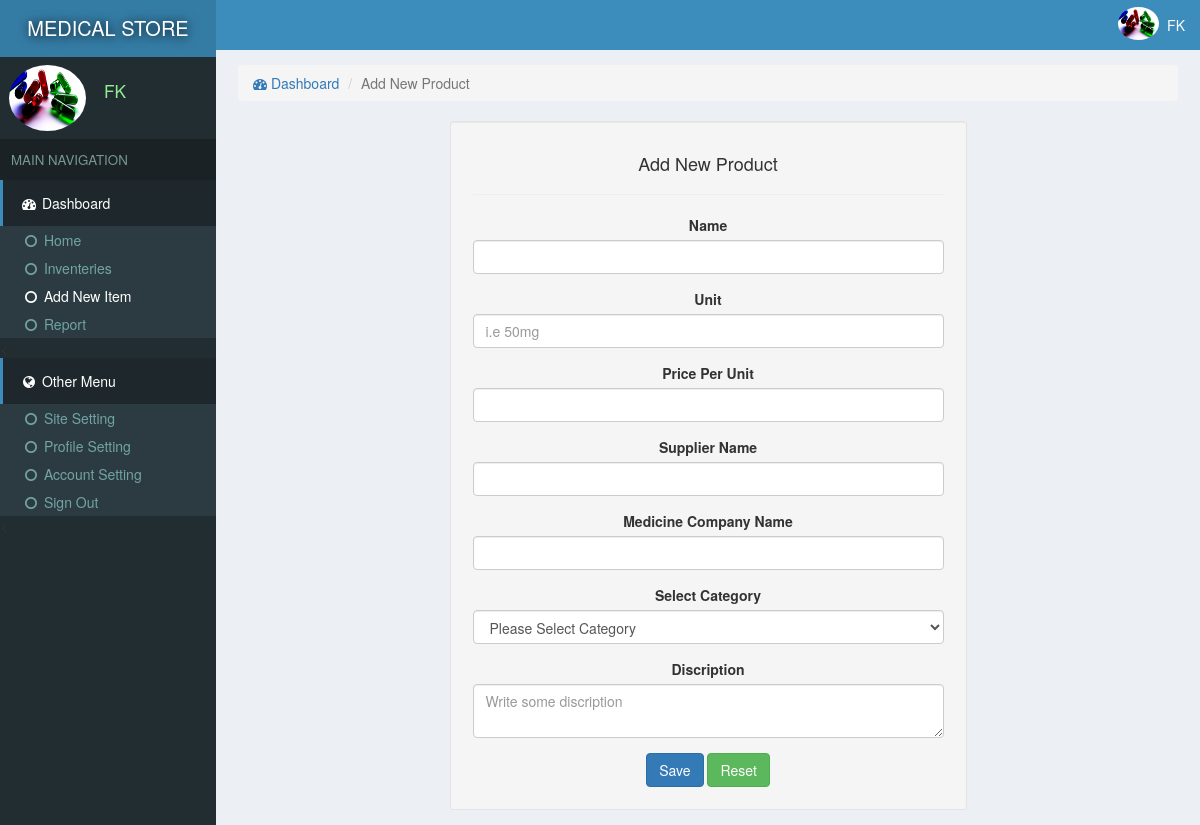
/addnew.php (signed in), run on the app's committed database.
### tables this page shows
CREATE TABLE `site` (
  `id` int(11) NOT NULL,
  `title` varchar(222) NOT NULL,
  `name` varchar(222) NOT NULL
);

CREATE TABLE `users` (
  `id` int(11) NOT NULL,
  `email` varchar(222) NOT NULL,
  `password` varchar(222) NOT NULL,
  `name` varchar(222) NOT NULL,
  `pic` varchar(222) NOT NULL,
  `number` varchar(222) NOT NULL,
  `date` timestamp NOT NULL DEFAULT current_timestamp()
);

### assets/function.php (called while the page is built, shortened)
<?php
function siteName()
{
	global $con;
	$array = $con->query("select * from site where id='1'");
	$row = $array->fetch_assoc();
	return $row['name'];
}
 ?>

### assets/db.php (called while the page is built, shortened)
<?php
    $con = new mysqli('localhost:3307','root','','medical');
    $array = $con->query("select * from users where id ='$_SESSION[userId]'");
    $user = $array->fetch_assoc();
?>

### addnew.php (the view, shortened to what this page needs)
<?php require "assets/function.php" ?>
<?php require 'assets/db.php';?>
<!DOCTYPE html>
<html>
<head>
  <?php require "assets/autoloader.php" ?>
</head>
<body style="background: #ECF0F5;padding:0;margin:0">
<div class="dashboard" style="position: fixed;width: 18%;height: 100%;background:#222D32">
  <div style="background:#357CA5;padding: 14px 3px;color:white;font-size: 15pt;text-align: center;text-shadow: 1px 1px 11px black">
    <a href="index.php" style="color: white;text-decoration: none;"><?php echo strtoupper(siteName()); ?> </a>
  </div>
  <div class="flex" style="padding: 3px 7px;margin:5px 2px;">
    <div><img src="photo/<?php echo $user['pic'] ?>" class='img-circle' style='width: 77px;height: 66px'></div>
    <div style="color:lightgreen;font-size: 13pt;padding: 14px 7px;margin-left: 11px;"><?php echo ucfirst($user['name']); ?></div>
  </div>
  <div style="background: #1A2226;font-size: 10pt;padding: 11px;color: #79978F">MAIN NAVIGATION</div>
  <div>
    <div style="background:#1E282C;color: white;padding: 13px 17px;border-left: 3px solid #3C8DBC;"><span><i class="fa fa-dashboard fa-fw"></i> Dashboard</span></div>
    <div class="item">
      <ul class="nostyle zero">
        <a href="index.php"><li ><i class="fa fa-circle-o fa-fw"></i> Home</li></a>
        <a href="inventeries.php"><li><i class="fa fa-circle-o fa-fw"></i> Inventeries</li></a>
       <a href="addnew.php"><li style="color: white"><i class="fa fa-circle-o fa-fw"></i> Add New Item</li></a>
        <a href="reports.php"><li><i class="fa fa-circle-o fa-fw"></i> Report</li></a>
      </ul><
    </div>
  </div>
  <div style="background:#1E282C;color: white;padding: 13px 17px;border-left: 3px solid #3C8DBC;"><span><i class="fa fa-globe fa-fw"></i> Other Menu</span></div>
  <div class="item">
      <ul class="nostyle zero">
        <a href="sitesetting.php"><li><i class="fa fa-circle-o fa-fw"></i> Site Setting</li></a>
       <a href="profile.php"><li><i class="fa fa-circle-o fa-fw"></i> Profile Setting</li></a>
        <a href="accountSetting.php"><li><i class="fa fa-circle-o fa-fw"></i> Account Setting</li></a>
        <a href="logout.php"><li><i class="fa fa-circle-o fa-fw"></i> Sign Out</li></a>
      </ul><
    </div>
</div>
<div class="marginLeft" >
  <div style="color:white;background:#3C8DBC" >
    <div class="pull-right flex rightAccount" style="padding-right: 11px;padding: 7px;">
      <div><img src="photo/<?php echo $user['pic'] ?>" style='width: 41px;height: 33px;' class='img-circle'></div>
      <div style="padding: 8px"><?php echo ucfirst($user['name']) ?></div>
    </div>
  </div>
  <div class="content2">
<ol class="breadcrumb ">
        <li><a href="index.php"><i class="fa fa-dashboard"></i> Dashboard</a></li>
        <li class="active">Add New Product</li>
    </ol>
    <div style="width: 55%;margin: auto;padding: 22px;" class="well well-sm center">
      <h4>Add New Product</h4><hr>
      <form method="POST">
         <div class="form-group">
            <label for="some" class="col-form-label">Name</label>
            <input type="text" name="name" class="form-control" id="some" required>
          </div>
          <div class="form-group">
            <label for="some" class="col-form-label">Unit</label>
            <input type="text" name="unit" placeholder="i.e 50mg" class="form-control" id="some" required>
          </div>
          <div class="form-group">
            <label for="some" class="col-form-label">Price Per Unit</label>
            <input type="number" name="price"  class="form-control" id="some" required>
          </div>
          <div class="form-group">
            <label for="some" class="col-form-label">Supplier Name</label>
            <input type="text" name="supplier"  class="form-control" id="some" required>
          </div>
          <div class="form-group">
            <label for="some" class="col-form-label">Medicine Company Name</label>
            <input type="text" name="company"  class="form-control" id="some" required>
          </div>
          <div class="form-group">
            <label for="some" class="col-form-label">Select Category</label>
            <select class="form-control" required name="catId">
              <option selected disabled value="">Please Select Category</option>
            </select>
          </div>
           <div class="form-group">
            <label for="some" class="col-form-label">Discription</label>
          <textarea class="form-control" name="discription" required placeholder="Write some discription"></textarea>
          </div>
          <div class="center">
            <button type="submit" name="saveProduct" class="btn btn-primary">Save</button>
            <button type="reset" class="btn btn-success">Reset</button>
          </div>
        </form>
    </div>
</div>
</body>
</html>

### data on the page
site: name "MEDICAL STORE"
users: pic (picture), name "FK"
